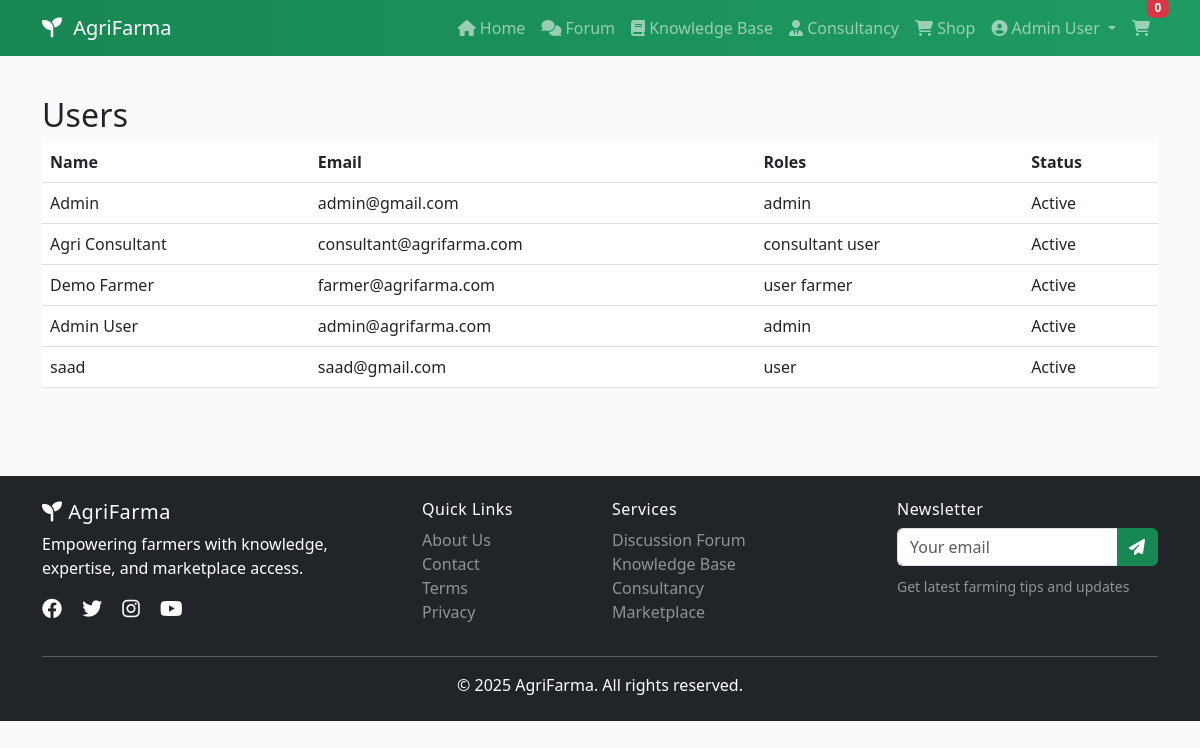
/admin/users (signed in), run on the app's committed database.
### models.py (models this page shows, shortened)
class User(UserMixin, db.Model):
    id = db.Column(db.Integer, primary_key=True)
    name = db.Column(db.String(120), nullable=False)
    email = db.Column(db.String(120), unique=True, nullable=False)
    password_hash = db.Column(db.String(256), nullable=False)
    join_date = db.Column(db.DateTime, default=datetime.utcnow)
    is_active = db.Column(db.Boolean, default=True)
    profile = db.relationship('Profile', backref='user', uselist=False, cascade='all, delete')
    roles = db.relationship('Role', secondary=roles, backref=db.backref('users', lazy='dynamic'))
    @property
    def is_admin(self):
        return any(r.name == 'admin' for r in self.roles)

class Role(db.Model):
    id = db.Column(db.Integer, primary_key=True)
    name = db.Column(db.String(20), unique=True, nullable=False)  # admin, user, consultant, farmer

### app.py (the view)
@app.route('/admin/users')
@login_required
@roles_required('admin')
def admin_users():
    users = User.query.order_by(User.join_date.desc()).all()
    return render_template('admin_users.html', users=users)

### app.py (called while the page is built)
@login_manager.user_loader
def load_user(user_id: str):
    return User.query.get(int(user_id))

### auth.py (called while the page is built)
def roles_required(*role_names):
    def decorator(f):
        @wraps(f)
        def wrapped(*args, **kwargs):
            if not current_user.is_authenticated:
                abort(401)
            user_roles = {r.name for r in current_user.roles}
            if not any(r in user_roles for r in role_names):
                abort(403)
            return f(*args, **kwargs)
        return wrapped
    return decorator

### templates/admin_users.html
{% extends 'base.html' %}{% block title %}Admin Users{% endblock %}{% block content %}
<div class='container'>
<h2>Users</h2>
<table class='table'><thead><tr><th>Name</th><th>Email</th><th>Roles</th><th>Status</th></tr></thead><tbody>
{% for u in users %}<tr><td>{{ u.name }}</td><td>{{ u.email }}</td><td>{% for r in u.roles %}{{ r.name }} {% endfor %}</td><td>{{ 'Active' if u.is_active else 'Disabled' }}</td></tr>{% endfor %}
</tbody></table>
</div>{% endblock %}

### templates/base.html (shortened to what this page needs)
<!DOCTYPE html>
<html lang="en">
<head>
    <link href="https://cdn.jsdelivr.net/npm/bootstrap@5.3.0/dist/css/bootstrap.min.css" rel="stylesheet">
    <link rel="stylesheet" href="https://cdnjs.cloudflare.com/ajax/libs/font-awesome/6.4.0/css/all.min.css">
    <link rel="stylesheet" href="{{ url_for('static', filename='css/style.css') }}">
</head>
<body>
    <nav class="navbar navbar-expand-lg navbar-dark bg-success sticky-top">
        <div class="container">
            <a class="navbar-brand" href="{{ url_for('index') }}">
                <i class="fas fa-seedling"></i> AgriFarma
            </a>
            <div class="collapse navbar-collapse" id="navbarNav">
                <ul class="navbar-nav ms-auto">
                    <li class="nav-item">
                        <a class="nav-link" href="{{ url_for('index') }}">
                            <i class="fas fa-home"></i> Home
                        </a>
                    </li>
                    <li class="nav-item">
                        <a class="nav-link" href="{{ url_for('forum_home') }}">
                            <i class="fas fa-comments"></i> Forum
                        </a>
                    </li>
                    <li class="nav-item">
                        <a class="nav-link" href="{{ url_for('knowledge_home') }}">
                            <i class="fas fa-book"></i> Knowledge Base
                        </a>
                    </li>
                    <li class="nav-item">
                        <a class="nav-link" href="{{ url_for('consultancy_home') }}">
                            <i class="fas fa-user-tie"></i> Consultancy
                        </a>
                    </li>
                    <li class="nav-item">
                        <a class="nav-link" href="{{ url_for('shop_home') }}">
                            <i class="fas fa-shopping-cart"></i> Shop
                        </a>
                    </li>
                    {% if current_user.is_authenticated %}
                        <li class="nav-item dropdown">
                            <a class="nav-link dropdown-toggle" href="#" id="userDropdown" role="button"
                               data-bs-toggle="dropdown" aria-expanded="false">
                                <i class="fas fa-user-circle"></i> {{ current_user.name }}
                            </a>
                        </li>
                        <li class="nav-item">
                            <a class="nav-link position-relative" href="{{ url_for('cart') }}">
                                <i class="fas fa-shopping-cart"></i>
                                <span class="badge bg-danger position-absolute top-0 start-100 translate-middle"
                                      id="cart-count">0</span>
                            </a>
                        </li>
                    {% endif %}
                </ul>
            </div>
        </div>
    </nav>
    <main class="py-4">
        {% block content %}{% endblock %}
    </main>
    <footer class="bg-dark text-white mt-5 py-4">
        <div class="container">
            <div class="row">
                <div class="col-md-4">
                    <h5><i class="fas fa-seedling"></i> AgriFarma</h5>
                    <p>Empowering farmers with knowledge, expertise, and marketplace access.</p>
                    <div class="social-links">
                        <a href="#" class="text-white me-3"><i class="fab fa-facebook fa-lg"></i></a>
                        <a href="#" class="text-white me-3"><i class="fab fa-twitter fa-lg"></i></a>
                        <a href="#" class="text-white me-3"><i class="fab fa-instagram fa-lg"></i></a>
                        <a href="#" class="text-white"><i class="fab fa-youtube fa-lg"></i></a>
                    </div>
                </div>
                <div class="col-md-2">
                    <h6>Quick Links</h6>
                    <ul class="list-unstyled">
                        <li><a href="{{ url_for('about') }}" class="text-white-50">About Us</a></li>
                        <li><a href="{{ url_for('contact') }}" class="text-white-50">Contact</a></li>
                        <li><a href="{{ url_for('terms') }}" class="text-white-50">Terms</a></li>
                        <li><a href="{{ url_for('privacy') }}" class="text-white-50">Privacy</a></li>
                    </ul>
                </div>
                <div class="col-md-3">
                    <h6>Services</h6>
                    <ul class="list-unstyled">
                        <li><a href="{{ url_for('forum_home') }}" class="text-white-50">Discussion Forum</a></li>
                        <li><a href="{{ url_for('knowledge_home') }}" class="text-white-50">Knowledge Base</a></li>
                        <li><a href="{{ url_for('consultancy_home') }}" class="text-white-50">Consultancy</a></li>
                        <li><a href="{{ url_for('shop_home') }}" class="text-white-50">Marketplace</a></li>
                    </ul>
                </div>
                <div class="col-md-3">
                    <h6>Newsletter</h6>
                    <form id="newsletter-form">
                        <div class="input-group mb-2">
                            <input type="email" class="form-control" placeholder="Your email" required>
                            <button class="btn btn-success" type="submit">
                                <i class="fas fa-paper-plane"></i>
                            </button>
                        </div>
                    </form>
                    <small class="text-white-50">Get latest farming tips and updates</small>
                </div>
            </div>
            <hr class="bg-white">
            <div class="row">
                <div class="col-md-12 text-center">
                    <p class="mb-0">&copy; 2025 AgriFarma. All rights reserved.</p>
                </div>
            </div>
        </div>
    </footer>
</body>
</html>

### static/css/style.css (style rules this page uses)
:root { --af-green: #198754; --af-dark: #0f5132; --af-light: #f6fff9; --af-accent: #8bd3a6; --af-warning: #ffc107; }
body { font-family: system-ui, -apple-system, "Segoe UI", Roboto, "Helvetica Neue", Arial, "Noto Sans", "Liberation Sans", "Apple Color Emoji", "Segoe UI Emoji", "Segoe UI Symbol", "Noto Color Emoji", sans-serif; background-color: #fafafa; }
h1, h2, h3, h4, h5, h6 { letter-spacing: 0.2px; }
.navbar.bg-success { background: linear-gradient(90deg, var(--af-green), #1e9b63); }
.navbar-brand i { margin-right: 6px; }
.btn-success { background-color: var(--af-green); border-color: var(--af-green); }
footer { background: #0b3d29 !important; }
footer h5, footer h6 { letter-spacing: 0.5px; }
footer a { text-decoration: none; }
.table th { font-weight: 600; }
#newsletter-form .form-control { border-right: 0; }
#newsletter-form .btn { border-left: 0; }

### data on the page
User: name "Admin User", email "admin@agrifarma.com", is_active "Active"
User: name "Admin", email "admin@gmail.com", is_active "Active"
Role: name "admin"
User: name "Agri Consultant", email "consultant@agrifarma.com", is_active "Active"
Role: name "consultant"
Role: name "user"
User: name "Demo Farmer", email "farmer@agrifarma.com", is_active "Active"
Role: name "farmer"
User: name "saad", email "saad@gmail.com", is_active "Active"
